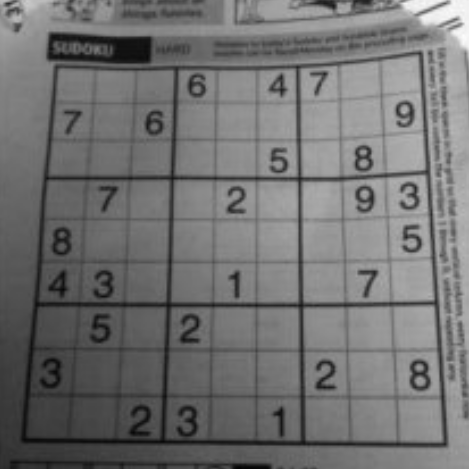
#> input picture python/photos/checkerboard_2.jpg, 469 x 469 px
$ python cv2_hough_line_detect_bar.py
#> lines starting #> are read from the running program, lines starting #| are printed output that depends on the picture; after the words box and inside, x2 and y2 are one past the last pixel; in counts of white or black regions, pixels touching at a corner belong together
import cv2
import numpy as np

cv2.namedWindow('img')

def nothing(x):
    pass

cv2.createTrackbar('canny_l', 'img', 0, 500, nothing)
cv2.createTrackbar('canny_h', 'img', 0, 500, nothing)
cv2.createTrackbar('hough_value', 'img', 0, 500, nothing)


while 1:
    img_rd = cv2.imread("../../photos/checkerboard_2.jpg", 0)
#> img_rd is the input picture: shape (469, 469); min 3, max 253, mean 113.5

    hough_val = cv2.getTrackbarPos('hough_value', 'img')
    canny_l = cv2.getTrackbarPos('canny_l', 'img')
    canny_h = cv2.getTrackbarPos('canny_h', 'img')

    edges = cv2.Canny(img_rd, canny_l, canny_h, apertureSize=3)
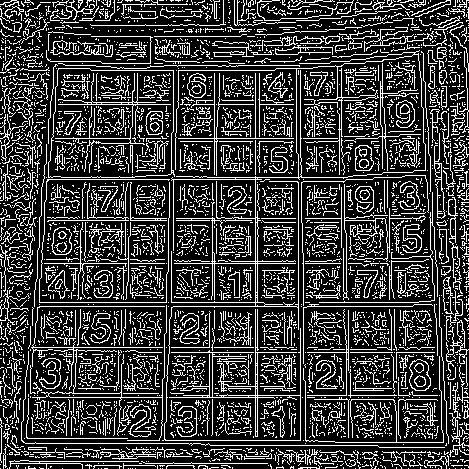
#> edges: shape (469, 469); 23.6% white in thin lines or dots
    lines = cv2.HoughLines(edges, 1, np.pi / 180, hough_val)

    for rho, theta in lines[0]:
        a = np.cos(theta)
        b = np.sin(theta)
        x0 = a * rho
        y0 = b * rho

        x1 = int(x0 + 1000 * (-b))
        y1 = int(y0 + 1000 * (a))

        x2 = int(x0 - 1000 * (-b))
        y2 = int(y0 - 1000 * (a))

        cv2.line(img_rd, (x1, y1), (x2, y2), (0, 0, 255), 2)
#> this loop made 1 pass
#> (rho, theta, a, b, x0, y0, x1, y1) on pass 1: (255, 0, 1, 0, 255, 0, 255, 1000)
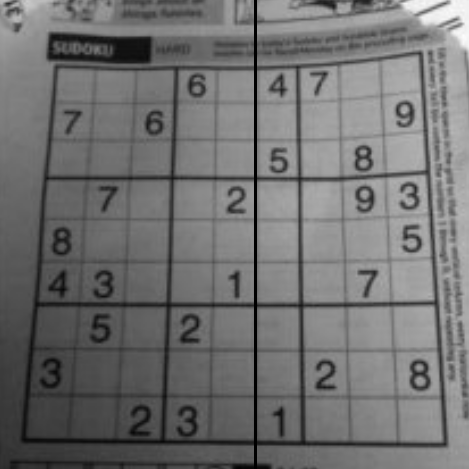
#> img_rd: shape (469, 469); 0.64% of pixels changed, all inside (x1, y1, x2, y2) = (254, 0, 257, 469)

    k = cv2.waitKey(1)
#> (key q is pressed here)
    if k == ord('q'):
        break

    cv2.imshow("img", edges)

# cv2.HoughLines()
# 返回值就是(ρ, θ)。
# ρ 的单位是像素,θ 的单位是弧度。
# 第一个参数是一个二值化图像,
# 第二和第三个值分别代表 ρ 和 θ 的精确度。
# 第四个参数是阈值,只有累加其中的值高于阈值时才被认为是一条直线,
# 也可以把它看成能检测到的直线的最短长度(以像素点为单位)。

$ run again, with python/photos/checkerboard_1.jpg copied over python/photos/checkerboard_2.jpg
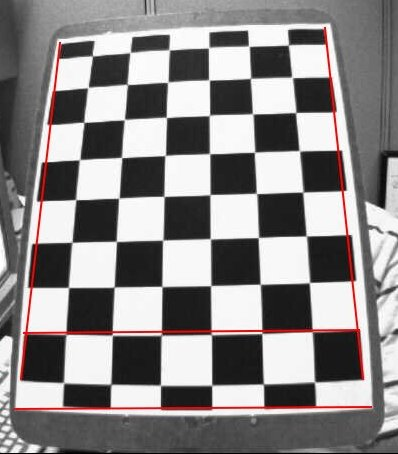
#> input picture python/photos/checkerboard_1.jpg, 398 x 454 px
#> `edges = cv2.Canny(img_rd, canny_l, canny_h, apertureSize=3)`:
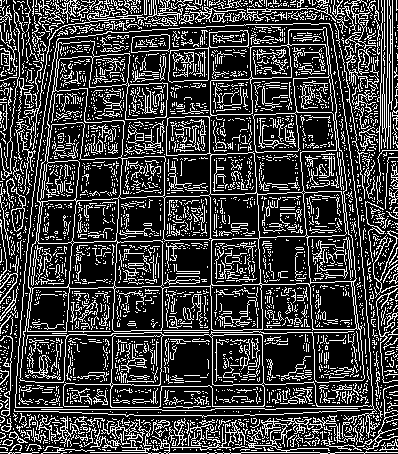
#> edges: shape (454, 398); 24.7% white in thin lines or dots
#> the loop `for rho, theta in lines[0]:` made 1 pass
#> (rho, theta, a, b, x0, y0, x1, y1) on pass 1: (452, 1.57, -4.37e-08, 1, -1.98e-05, 452, -1000, 451)
#> after the loop `for rho, theta in lines[0]:`:
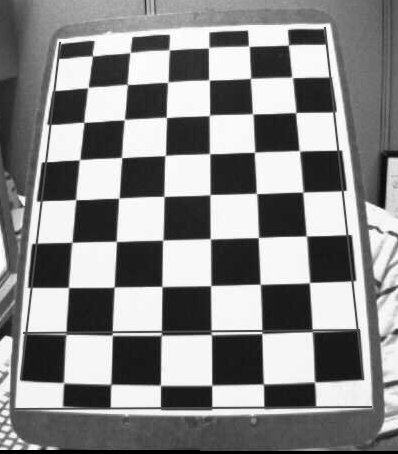
#> img_rd: shape (454, 398); min 0, max 255, mean 136.2

$ run again, with python/photos/checkerboard_3.jpg copied over python/photos/checkerboard_2.jpg
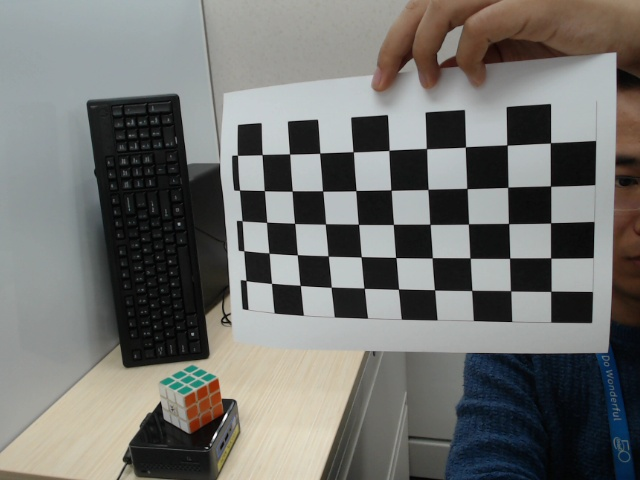
#> input picture python/photos/checkerboard_3.jpg, 640 x 480 px
#> `edges = cv2.Canny(img_rd, canny_l, canny_h, apertureSize=3)`:
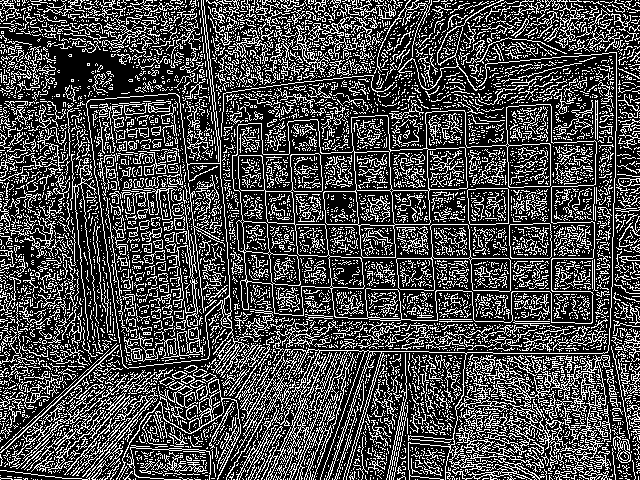
#> edges: shape (480, 640); 28.8% white in thin lines or dots
#> the loop `for rho, theta in lines[0]:` made 1 pass
#> (rho, theta, a, b, x0, y0, x1, y1) on pass 1: (344, 1.59, -0.0175, 1, -6, 343.9, -1005, 326)
#> after the loop `for rho, theta in lines[0]:`:
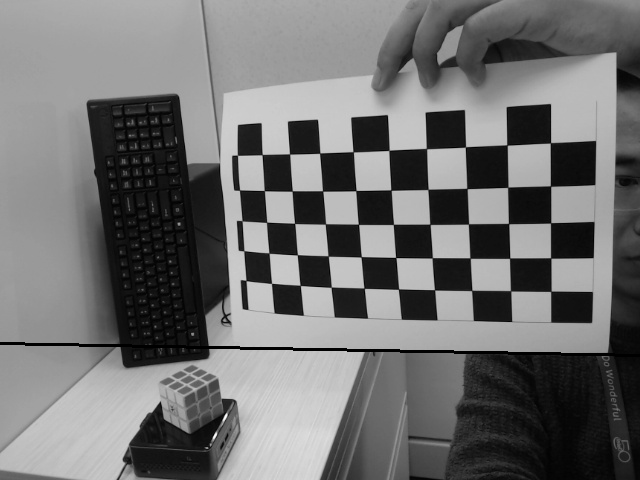
#> img_rd: shape (480, 640); min 0, max 255, mean 112.6
